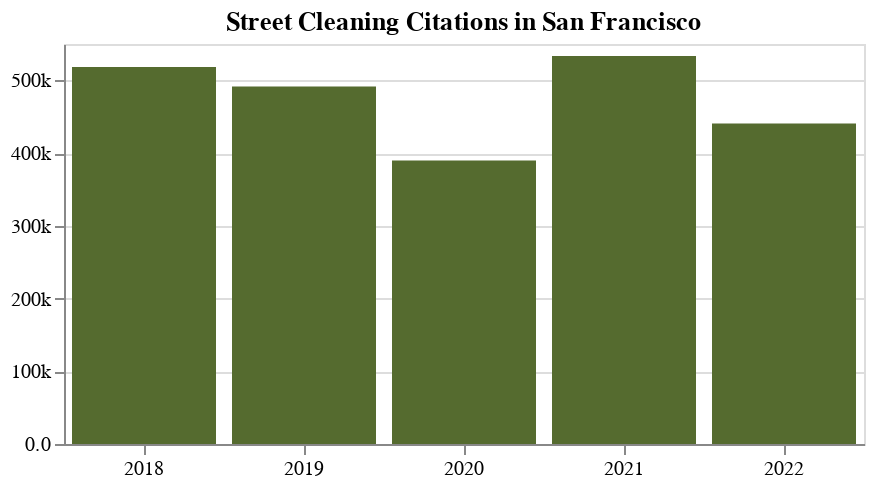

Notebook cell for this chart:
### Code cell
# Visualize the table
alt.Chart(
    st_cleaning_year_count,
    width=400,
    height=200
).mark_bar(color='darkolivegreen').encode(
    x=alt.X('Issued Year:O', axis=alt.Axis(labelAngle=0), title=''),
    y=alt.Y('Citation Number', axis=alt.Axis(format='.2s'), title='')
).properties(
    title='Street Cleaning Citations in San Francisco'
)

### Figure 1 — Vega-Lite specification as saved in the notebook (floating-point values rounded to 4 significant figures)
{"$schema": "https://vega.github.io/schema/vega-lite/v4.17.0.json", "config": {"view": {"continuousHeight": 300, "continuousWidth": 400}}, "data": {"name": "data-5882c88fc6299b1e3175ecabae940583"}, "datasets": {"data-5882c88fc6299b1e3175ecabae940583": [{"Citation Number": 518215, "Issued Year": 2018}, {"Citation Number": 491545, "Issued Year": 2019}, {"Citation Number": 389706, "Issued Year": 2020}, {"Citation Number": 533513, "Issued Year": 2021}, {"Citation Number": 440595, "Issued Year": 2022}]}, "encoding": {"x": {"axis": {"labelAngle": 0}, "field": "Issued Year", "title": "", "type": "ordinal"}, "y": {"axis": {"format": ".2s"}, "field": "Citation Number", "title": "", "type": "quantitative"}}, "height": 200, "mark": {"color": "darkolivegreen", "type": "bar"}, "title": "Street Cleaning Citations in San Francisco", "width": 400}
